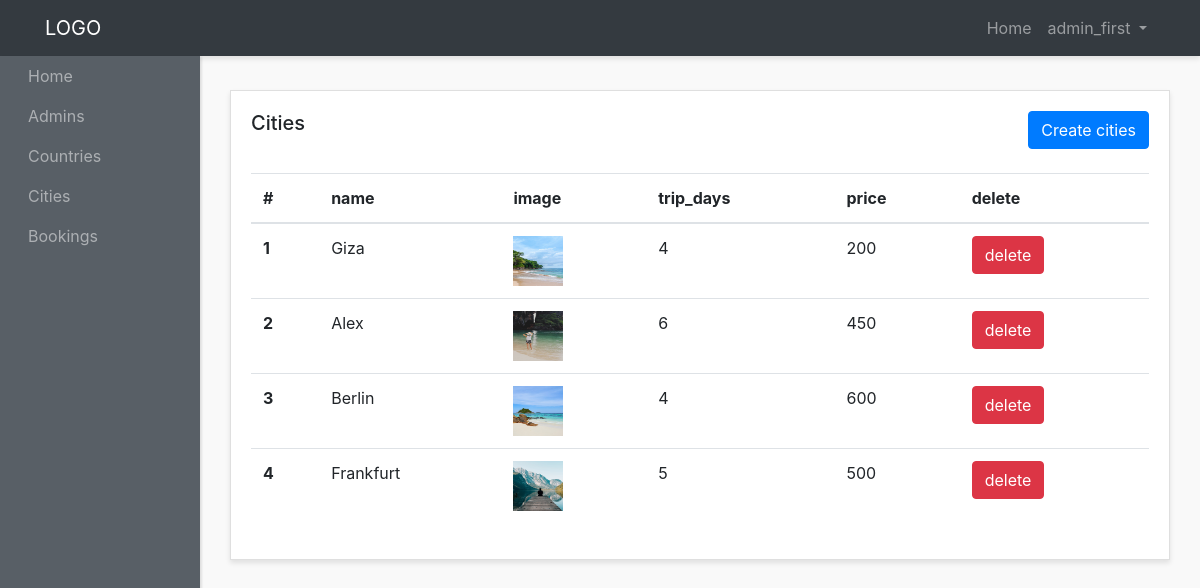
Page /admin-panel/cities-admins/show-cities.php (signed in) on the committed database.
### tables this page shows
CREATE TABLE `cities` (
  `id` int(3) NOT NULL,
  `name` varchar(200) NOT NULL,
  `image` varchar(200) NOT NULL,
  `trip_days` int(4) NOT NULL,
  `price` varchar(4) NOT NULL,
  `country_id` int(4) NOT NULL,
  `created_at` timestamp NOT NULL DEFAULT current_timestamp()
);

### admin-panel/cities-admins/show-cities.php (the view, shortened to what this page needs)
<?php require "../layouts/header.php";?>
<?php require "../../config/config.php";?>
<?php
  $cities = $conn->query("SELECT * FROM cities");
  $cities->execute();
  $allCities = $cities->fetchAll(PDO::FETCH_OBJ);
?>
      <div class="row">
        <div class="col">
          <div class="card">
            <div class="card-body">
              <h5 class="card-title mb-4 d-inline">Cities</h5>
              <a  href="<?php echo ADMINURL; ?>/cities-admins/create-cities.php" class="btn btn-primary mb-4 text-center float-right">Create cities</a>
              <table class="table">
                <thead>
                  <tr>
                    <th scope="col">#</th>
                    <th scope="col">name</th>
                    <th scope="col">image</th>
                    <th scope="col">trip_days</th>
                    <th scope="col">price</th>
                    <th scope="col">delete</th>
                  </tr>
                </thead>
                <tbody>
                  <?php foreach($allCities as $city) :?>
                    <tr>
                      <th scope="row"><?php echo $city->id;?></th>
                      <td><?php echo $city->name;?></td>
                      <td><image  style="width: 50px; height: 50px" src="images_cities/<?php echo $city->image;?>"></td>
                      <td><?php echo $city->trip_days;?></td>
                      <td><?php echo $city->price;?></td>
                      <td><a href="delete-cities.php?id=<?php echo $city->id; ?>" class="btn btn-danger  text-center ">delete</a></td>
                    </tr>
                  <?php endforeach; ?>
                </tbody>
              </table>
            </div>
          </div>
        </div>
      </div>
<?php require "../layouts/footer.php";?>

### admin-panel/styles/style.css (style rules this page uses)
body { background:#f9f9f9; }
.card { margin-bottom: 15px; border-radius:0; box-shadow: 0 3px 5px rgba(0,0,0,.1); }

### rows in the picture
cities: id "1", name "Giza", image (picture), trip_days "4", price "200"
cities: id "2", name "Alex", image (picture), trip_days "6", price "450"
cities: id "3", name "Berlin", image (picture), trip_days "4", price "600"
cities: id "4", name "Frankfurt", image (picture), trip_days "5", price "500"

### other values in the picture
$_SESSION['adminname'] "admin_first"
